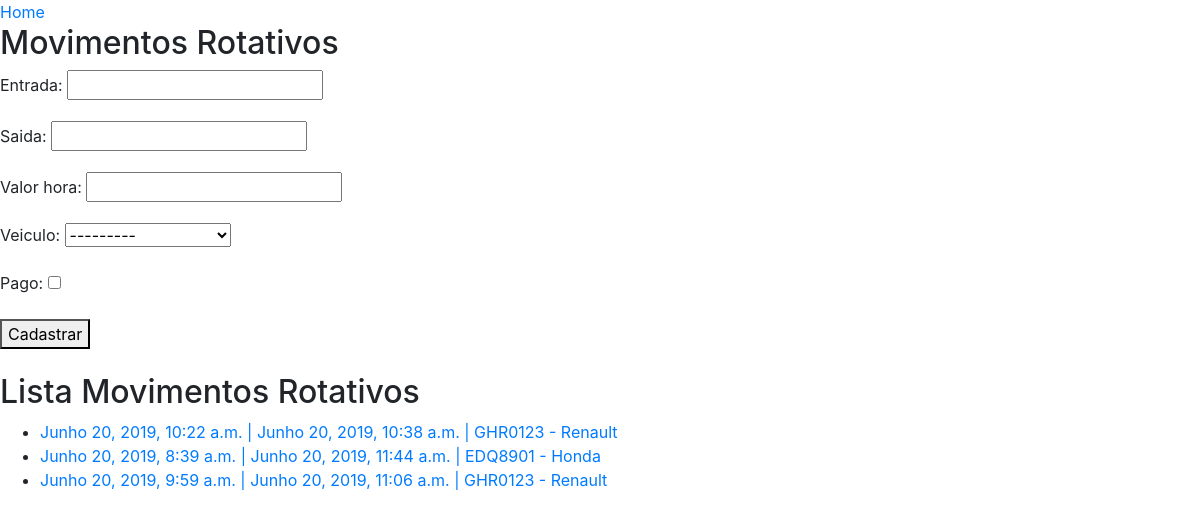
/mov_rotativos/, run on an earlier commit of the app's database.
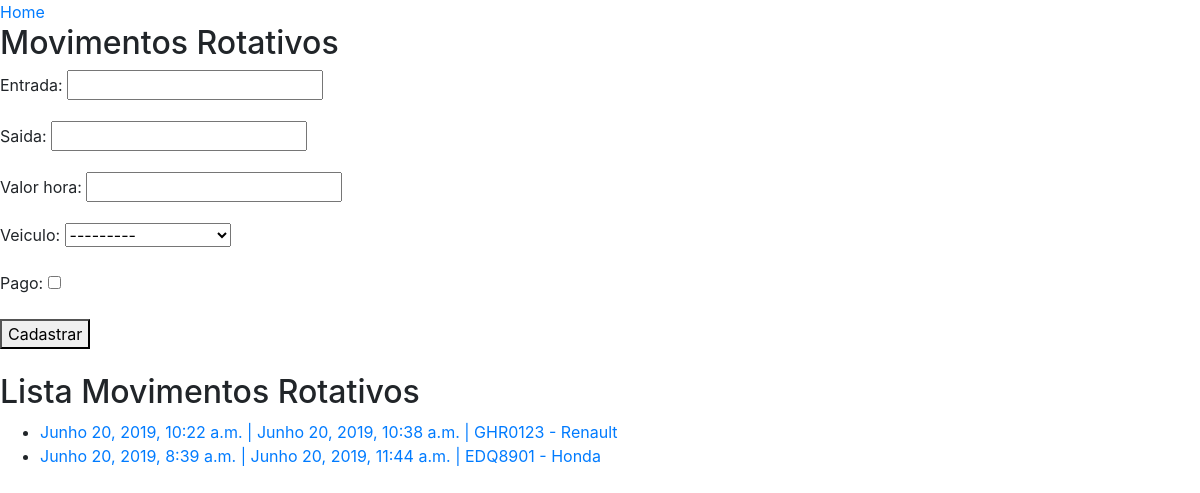
And on a later commit of the database.
### core/models.py (models this page shows, shortened)
class MovtoRotativo(models.Model):
    entrada = models.DateTimeField(auto_now=False)
    saida = models.DateTimeField(auto_now=False, null=True, blank=True)
    valor_hora = models.DecimalField(max_digits=5, decimal_places=2)
    veiculo = models.ForeignKey('Veiculo', on_delete=models.CASCADE)
    pago = models.BooleanField(default=False)
    def __str__(self):
        return f'{self.veiculo}'

class Veiculo(models.Model):
    proprietario = models.ForeignKey('Pessoa', on_delete=models.CASCADE)
    marca = models.ForeignKey('Marca', on_delete=models.CASCADE)
    placa = models.CharField(max_length=10)
    cor = models.ForeignKey('CorVeiculo', on_delete=models.CASCADE)
    observacoes = models.TextField(blank=True)
    def __str__(self):
        return f'{self.placa} - {self.marca}'

class Marca(models.Model):
    descricao = models.CharField(max_length=30)
    def __str__(self):
        return f'{self.descricao}'

### core/views.py (the view)
# urls.py: re_path(r'^mov_rotativos/$', lista_mov_rotativos,
def lista_mov_rotativos(request):
    mov_rotativos = MovtoRotativo.objects.all()
    form = MovtoRotativoForm()
    dados = {'mov_rotativos': mov_rotativos, 'form': form}
    return render(request, 'core/lista_mov_rotativos.html', dados)

### core/forms.py
class MovtoRotativoForm(ModelForm):
    class Meta:
        model = MovtoRotativo
        fields = '__all__'

### core/templates/core/lista_mov_rotativos.html (shortened to what this page needs)
{% extends "base.html" %}
{% block main %}
    <a href="{% url 'core_home' %}">Home</a>
    <h2>Movimentos Rotativos</h2>
    <form action="{% url 'core_mov_rotativo_novo' %}" method="POST">
        {{ form.as_p }}
        <button type="submit">Cadastrar</button>
    </form>
    <br>
    <h2>Lista Movimentos Rotativos</h2>
    <ul>
        {% for mov_rotativo in mov_rotativos %}
        <li>
            <a href="{% url 'core_mov_rotativo_update' mov_rotativo.id %}">
                {{ mov_rotativo.entrada }} | {{ mov_rotativo.saida }} | {{ mov_rotativo }}
            </a>
        </li>
        {% endfor %}
    </ul>
{% endblock main %}

### templates/base.html (shortened to what this page needs)
{% load static %}
<!DOCTYPE html>
<html lang="en">
<head>
    <link rel="stylesheet" href="{% static 'bootstrap/css/bootstrap.css' %}">
<head>
<body>
    {% block main %}
    {% endblock main %}
</body>
</html>

What changed in the data, as far as the page shows it:
removed MovtoRotativo: entrada "Junho 20, 2019, 9:59 a.m.", saida "Junho 20, 2019, 11:06 a.m.", veiculo.descricao "GHR0123 - Renault"
